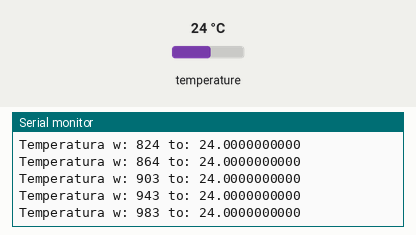
Recording of a sketch running on a simulated Arduino Uno, built with avr-gcc and run on an emulated ATmega328P. Shown: the last lines printed to the serial monitor. The inputs (shaded band) are chosen by the test bench; at power-on: temperature 24 °C.

Above: at 1.5 s.
1.6 s: temperature set to 12 °C
At 2.4 s:
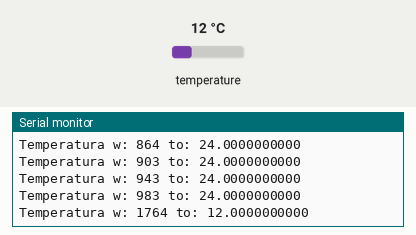
3.1 s: temperature set to 19 °C
At 3.8 s:
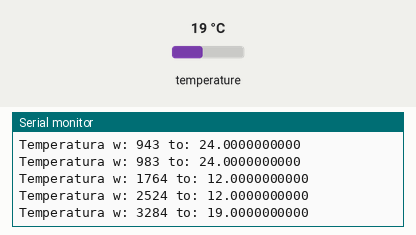
Timing chart, 0 to 6.1 s (numbered marks = the images above; inputs shaded):
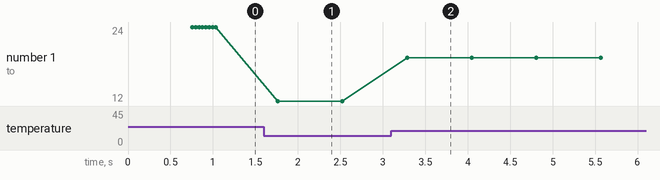

The sketch:

ArduinoUtilities.ino
```cpp
#include <OneWire.h>

#include "DS18B20.h"
#include "ITemperatureSensor.h"
#include "Arduino.h"

DS18B20 *sensor;
byte address[] = { 0x28, 0x4A, 0x68, 0x5D, 0x6, 0x0, 0x0, 0x1F };

void setup()
{
	Serial.begin(9600);
	while (!Serial)
		;

	sensor = new DS18B20(address, 10);
}

void loop()
{
	sensor->CurrentTemperature();
}
```

DS18B20.cpp
```cpp
//
//
//

#include "DS18B20.h"

/// <summary>
/// Commands for OneWire protocol
/// </summary>
enum OneWireCommands
{
	/// <summary>
	/// Tells device to take a temperature reading and put it on the scratchpad
	/// </summary>
	StartConversation = 0x44,

	/// <summary>
	/// Copy EEPROM
	/// </summary>
	CopyScratch = 0x48,

	/// <summary>
	/// Read EEPROM
	/// </summary>
	ReadScratch = 0xBE,

	/// <summary>
	/// Write to EEPROM
	/// </summary>
	WriteScratch = 0x4E,

	/// <summary>
	/// Reload from last known
	/// </summary>
	RecallScratch = 0xB8,

	/// <summary>
	/// Determine if device needs parasite power
	/// </summary>
	ReadPowerSupply = 0xB4,

	/// <summary>
	/// Query bus for devices with an alarm condition
	/// </summary>
	AlarmSearch = 0xEC
};

/// <summary>
/// Scratchpad locations
/// </summary>
enum ScratchpadLocation
{
	/// <summary>
	/// The temporary LSB
	/// </summary>
	TempLSB = 0,

	/// <summary>
	/// The temporary MSB
	/// </summary>
	TempMSB,

	/// <summary>
	/// The high alarm temperature
	/// </summary>
	HighAlarmTemperature,

	/// <summary>
	/// The low alarm temperature
	/// </summary>
	LowAlarmTemperature,

	/// <summary>
	/// The configuration
	/// </summary>
	Configuration,

	/// <summary>
	/// The internal byte
	/// </summary>
	InternalByte,

	/// <summary>
	/// The count remain
	/// </summary>
	CountRemain,

	/// <summary>
	/// The count per c
	/// </summary>
	CountPerC,

	/// <summary>
	/// The scratch pad CRC
	/// </summary>
	ScratchPadCRC
};

DS18B20::DS18B20(uint8_t *deviceAddress, uint8_t pinNumber, Accuracy accuracy) : ITemperatureSensor(pinNumber)
{
	this->wire = new OneWire(pinNumber);

	this->deviceAddress = new uint8_t[8];
	for (int i = 0; i < 8; i++)
		this->deviceAddress[i] = deviceAddress[i];

	this->accuracy = accuracy;

	lastConversationTime = 0;
	scratchPad = new uint8_t[9];
	ReadScratchPad();

	if (accuracy != VeryGood)
		WriteScratchPad();
}

DS18B20::~DS18B20()
{
	lastConversationTime = 0;

	wire = NULL;
	for (int i = 0; i < 8; i++)
		deviceAddress[i] = 0;
	delete [] deviceAddress;
	accuracy = VeryGood;
	for (int i = 0; i < 9; i++)
		scratchPad[i] = 0;
	delete[] scratchPad;
}

void DS18B20::ReadScratchPad()
{
	wire->reset();
	wire->select(deviceAddress);
	wire->write(ReadScratch);

	wire->read_bytes(scratchPad, 9);
}

void DS18B20::WriteScratchPad()
{
	wire->reset();
	wire->select(deviceAddress);
	wire->write(WriteScratch);

	wire->write(scratchPad[HighAlarmTemperature]);
	wire->write(scratchPad[LowAlarmTemperature]);

	//wire->write(scratchPad[Configuration]);
	wire->write(accuracy);

	wire->reset();
	wire->select(deviceAddress);
	wire->write(CopyScratch);
}

void DS18B20::SetAccuracy(Accuracy newAccuracy)
{
	if (accuracy != newAccuracy)
	{
		accuracy = newAccuracy;
		WriteScratchPad();
	}
}

void DS18B20::UpdateTemperature()
{
	if (IsConversationCompleted())
	{
		CalculateTemperature();
		BeginConversation();
	}
}

bool DS18B20::IsConversationCompleted()
{
	uint32_t actualTime = millis();

	// value overflow protection
	if (lastConversationTime != 0 && actualTime < 1000)
		return true;

	uint16_t calculationTime = 0;
	switch (accuracy)
	{
		case Low:
			calculationTime = 94;
			break;
		case Normal:
			calculationTime = 188;
			break;
		case Good:
			calculationTime = 375;
			break;
		case VeryGood:
			calculationTime = 750;
			break;
	}
	return (actualTime - lastConversationTime) > calculationTime;
}

void DS18B20::CalculateTemperature()
{
	ReadScratchPad();

	if (OneWire::crc8(scratchPad, 8) != scratchPad[8])
		currentTemeperature = -127.0;
	else
	{
		int16_t rawData = word(scratchPad[1], scratchPad[0]);
		switch (accuracy)
		{
		case Low:
			rawData >>= 3;
			currentTemeperature = rawData * 0.5;
			break;
		case Normal:
			rawData >>= 2;
			currentTemeperature = rawData * 0.25;
			break;
		case Good:
			rawData >>= 1;
			currentTemeperature = rawData * 0.125;
			break;
		case VeryGood:
			currentTemeperature = rawData * 0.0625;
			break;
		}
	}

	Serial.print("Temperatura w: ");
	Serial.print(millis());
	Serial.print(" to: ");
	Serial.println(currentTemeperature, 10);
}

void DS18B20::BeginConversation()
{
	wire->reset();
	wire->select(deviceAddress);
	wire->write(StartConversation);
	lastConversationTime = millis();
}
```

DS18B20.h
```cpp
// DS18B20.h

#ifndef _DS18B20_h
#define _DS18B20_h

#include <OneWire.h>

#include "Arduino.h"
#include "ITemperatureSensor.h"

/// <summary>
/// Temperature accuracy
/// </summary>
enum Accuracy
{
	Low = 0x1F,
	Normal = 0x3F,
	Good = 0x5F,
	VeryGood = 0x7F
};

/// <summary>
/// Temperature sensor DS18B20
/// </summary>
class DS18B20 : public ITemperatureSensor
{
protected:
	 OneWire *wire;
	 Accuracy accuracy;
	 uint8_t *deviceAddress;

	 uint8_t *scratchPad;
	 uint32_t lastConversationTime;

	 virtual void UpdateTemperature();

	 void ReadScratchPad();
	 void WriteScratchPad();
	 bool IsConversationCompleted();
	 void BeginConversation();
	 void CalculateTemperature();
public:
	 DS18B20(uint8_t *deviceAddress, uint8_t pinNumber = 4, Accuracy accuracy = VeryGood);
	 void SetAccuracy(Accuracy accuracy);
	 virtual ~DS18B20();
};

#endif
```

IButton.cpp
```cpp
//
//
//

#include "IButton.h"

/// <summary>
/// Initializes a new instance of the <see cref="IButton" /> class.
/// </summary>
/// <param name="pinNumber">The pin number.</param>
/// <param name="debounceTimeInMiliseconds">The debounce time in miliseconds.</param>
IButton::IButton(byte pinNo, byte debounceTimeInMiliseconds)
{
	pinNumber = pinNo;
	pinMode(pinNo, INPUT);

	debounceTime = debounceTimeInMiliseconds;

	currentState = Released;
	lastReadedState = LOW;
	pushedTime = millis();
	debounceState = Debounced;
}

/// <summary>
/// Finalizes an instance of the <see cref="IButton"/> class.
/// </summary>
IButton::~IButton()
{
	debounceState = Debounced;
	currentState = Released;
	debounceTime = 0;
	lastReadedState = LOW;
	pinNumber = 0;
	pushedTime = 0;
}

/// <summary>
/// Sets the pin number.
/// </summary>
/// <param name="pinNo">The pin no.</param>
void IButton::SetPinNumber(byte pinNo)
{
	pinNumber = pinNo;
}

/// <summary>
/// Sets the debounce time.
/// </summary>
/// <param name="debounceTimeInMiliseconds">The debounce time in miliseconds.</param>
void IButton::SetDebounceTime(byte debounceTimeInMiliseconds)
{
	debounceTime = debounceTimeInMiliseconds;
}

/// <summary>
/// Get the state.
/// </summary>
/// <returns></returns>
ButtonState IButton::CurrentState()
{
	return currentState;
}
```

IButton.h
```cpp
// IButton.h

#ifndef _IBUTTON_h
#define _IBUTTON_h

#include "Arduino.h"

/// <summary>
/// Button state
/// </summary>
enum ButtonState
{
	/// <summary>
	/// The released
	/// </summary>
	Released,

	/// <summary>
	/// The pushed
	/// </summary>
	Pushed
};

/// <summary>
/// Debounce state
/// </summary>
enum DebounceState
{
	/// <summary>
	/// The debounced
	/// </summary>
	Debounced,

	/// <summary>
	/// The unstable
	/// </summary>
	Unstable,

	/// <summary>
	/// The changed
	/// </summary>
	Changed
};

/// <summary>
/// Base class for buttons
/// </summary>
class IButton
{
 protected:
	 /// <summary>
	 /// The pin number
	 /// </summary>
	 byte pinNumber;

	 /// <summary>
	 /// The debounce time
	 /// </summary>
	 byte debounceTime;

	 /// <summary>
	 /// The current state
	 /// </summary>
	 ButtonState currentState;

	 /// <summary>
	 /// The last readed state
	 /// </summary>
	 boolean lastReadedState;

	 /// <summary>
	 /// How long ago the button was pushed
	 /// </summary>
	 unsigned long pushedTime;

	 /// <summary>
	 /// The debounce state
	 /// </summary>
	 DebounceState debounceState;

 public:
	 /// <summary>
	 /// Initializes a new instance of the <see cref="IButton"/> class.
	 /// </summary>
	 /// <param name="pinNumber">The pin number. Default equal "4".</param>
	 /// <param name="debounceTimeInMiliseconds">The debounce time in miliseconds. Default equal "20"</param>
	 IButton(byte pinNumber = 4, byte debounceTimeInMiliseconds = 20);

	 /// <summary>
	 /// Attaches the button to specified pin number.
	 /// </summary>
	 /// <param name="pinNumber">The pin number.</param>
	 void SetPinNumber(byte pinNumber);

	 /// <summary>
	 /// Sets the debounce time.
	 /// </summary>
	 /// <param name="timeInMiliseconds">The time in miliseconds.</param>
	 void SetDebounceTime(byte timeInMiliseconds);

	 /// <summary>
	 /// Updates the state.
	 /// </summary>
	 virtual void UpdateState() = 0;

	 /// <summary>
	 /// Get current state.
	 /// </summary>
	 /// <returns></returns>
	 ButtonState CurrentState();

	 /// <summary>
	 /// Finalizes an instance of the <see cref="IButton"/> class.
	 /// </summary>
	 virtual ~IButton();
};

#endif
```

ITemperatureSensor.cpp
```cpp
//
//
//

#include "ITemperatureSensor.h"

/// <summary>
/// Initializes a new instance of the <see cref="ITemperatureSensor"/> class.
/// </summary>
/// <param name="pinNo">The pin no.</param>
ITemperatureSensor::ITemperatureSensor(byte pinNo)
{
	pinNumber = pinNo;
	currentTemeperature = 0;
}

/// <summary>
/// Finalizes an instance of the <see cref="ITemperatureSensor"/> class.
/// </summary>
ITemperatureSensor::~ITemperatureSensor()
{
	pinNumber = 0;
	currentTemeperature = 0;
}

/// <summary>
/// Currents the temperature.
/// </summary>
/// <returns></returns>
float ITemperatureSensor::CurrentTemperature()
{
	UpdateTemperature();
	return currentTemeperature;
}
```

ITemperatureSensor.h
```cpp
// ITemperatureSensor.h

#ifndef _ITEMPERATURESENSOR_h
#define _ITEMPERATURESENSOR_h

#include "Arduino.h"

/// <summary>
/// Base class for temperature sensors
/// </summary>
class ITemperatureSensor
{
 protected:
	 /// <summary>
	 /// The pin number
	 /// </summary>
	 byte pinNumber;

	 /// <summary>
	 /// The current temeperature
	 /// </summary>
	 float currentTemeperature;

	 /// <summary>
	 /// Updates the temperature.
	 /// </summary>
	 virtual void UpdateTemperature() = 0;
 public:

	 /// <summary>
	 /// Initializes a new instance of the <see cref="ITemperatureSensor"/> class.
	 /// </summary>
	 /// <param name="pinNumber">The pin number.</param>
	 ITemperatureSensor(byte pinNumber = 4);

	 /// <summary>
	 /// Currents the temperature.
	 /// </summary>
	 /// <returns></returns>
	 float CurrentTemperature();

	 /// <summary>
	 /// Finalizes an instance of the <see cref="ITemperatureSensor"/> class.
	 /// </summary>
	 virtual ~ITemperatureSensor();
};

#endif
```

PushButton.cpp
```cpp
//
//
//

#include "PushButton.h"

/// <summary>
/// Initializes a new instance of the <see cref="PushButton"/> class.
/// </summary>
/// <param name="pinNumber">The pin number.</param>
/// <param name="debounceTimeInMiliseconds">The debounce time in miliseconds.</param>
PushButton::PushButton(byte pinNumber, byte debounceTimeInMiliseconds) : IButton(pinNumber, debounceTimeInMiliseconds)
{
}

/// <summary>
/// Finalizes an instance of the <see cref="PushButton"/> class.
/// </summary>
PushButton::~PushButton()
{
}

/// <summary>
/// Updates the state.
/// </summary>
void PushButton::UpdateState()
{
	boolean readedState = digitalRead(pinNumber);
	if (readedState != lastReadedState)
	{
		pushedTime = millis();
		lastReadedState = readedState;
		debounceState = Unstable;
	}
	else if (debounceState == Unstable && millis() - pushedTime >= debounceTime)
	{
		currentState = readedState == HIGH ? Pushed : Released;
		debounceState = Debounced;
	}
}
```

PushButton.h
```cpp
// PushButton.h

#ifndef _PUSHBUTTON_h
#define _PUSHBUTTON_h

#include "Arduino.h"
#include "IButton.h"

/// <summary>
/// Push Button
/// </summary>
class PushButton : public IButton
{
public:
	// <summary>
	/// Initializes a new instance of the <see cref="PushButton"/> class.
	/// </summary>
	/// <param name="pinNumber">The pin number.</param>
	/// <param name="debounceTimeInMiliseconds">The debounce time in miliseconds.</param>
	PushButton(byte pinNumber = 4, byte debounceTimeInMiliseconds = 20);

	/// <summary>
	/// Updates the state.
	/// </summary>
	virtual void UpdateState();

	/// <summary>
	/// Finalizes an instance of the <see cref="PushButton"/> class.
	/// </summary>
	virtual ~PushButton();
};

#endif
```

SwitchButton.cpp
```cpp
//
//
//

#include "SwitchButton.h"

/// <summary>
/// Initializes a new instance of the <see cref="SwitchButton"/> class.
/// </summary>
/// <param name="pinNumber">The pin number.</param>
/// <param name="debounceTimeInMiliseconds">The debounce time in miliseconds.</param>
SwitchButton::SwitchButton(byte pinNumber, byte debounceTimeInMiliseconds) : IButton(pinNumber, debounceTimeInMiliseconds)
{
}

/// <summary>
/// Finalizes an instance of the <see cref="SwitchButton"/> class.
/// </summary>
SwitchButton::~SwitchButton()
{
}

/// <summary>
/// Updates the state.
/// </summary>
void SwitchButton::UpdateState()
{
	boolean readedState = digitalRead(pinNumber);
	if (readedState != lastReadedState)
	{
		pushedTime = millis();
		lastReadedState = readedState;
		debounceState = debounceState == Changed ? Debounced : Unstable;
	}
	else if (debounceState == Unstable && millis() - pushedTime >= debounceTime)
	{
		currentState = currentState == Pushed ? Released : Pushed;
		debounceState = Changed;
	}
}
```

SwitchButton.h
```cpp
// SwitchButton.h

#ifndef _SWITCHBUTTON_h
#define _SWITCHBUTTON_h

#include "Arduino.h"
#include "IButton.h"

/// <summary>
/// Switch Button
/// </summary>
class SwitchButton : public IButton
{
 public:
	 /// <summary>
	 /// Initializes a new instance of the <see cref="SwitchButton"/> class.
	 /// </summary>
	 /// <param name="pinNumber">The pin number.</param>
	 /// <param name="debounceTimeInMiliseconds">The debounce time in miliseconds.</param>
	 SwitchButton(byte pinNumber = 4, byte debounceTimeInMiliseconds = 20);

	 /// <summary>
	 /// Updates the state.
	 /// </summary>
	 virtual void UpdateState();

	 /// <summary>
	 /// Finalizes an instance of the <see cref="SwitchButton"/> class.
	 /// </summary>
	 virtual ~SwitchButton();
};

#endif
```

Measured:
- after the input at 1.6 s, the serial monitor: prints a new line after 0.17 s (image 1)
- after the input at 3.1 s, the serial monitor: prints a new line after 0.19 s (image 2)
- plotted number 1: 24 → 12 after the input at 1.6 s, 12 → 19 after the input at 3.1 s
